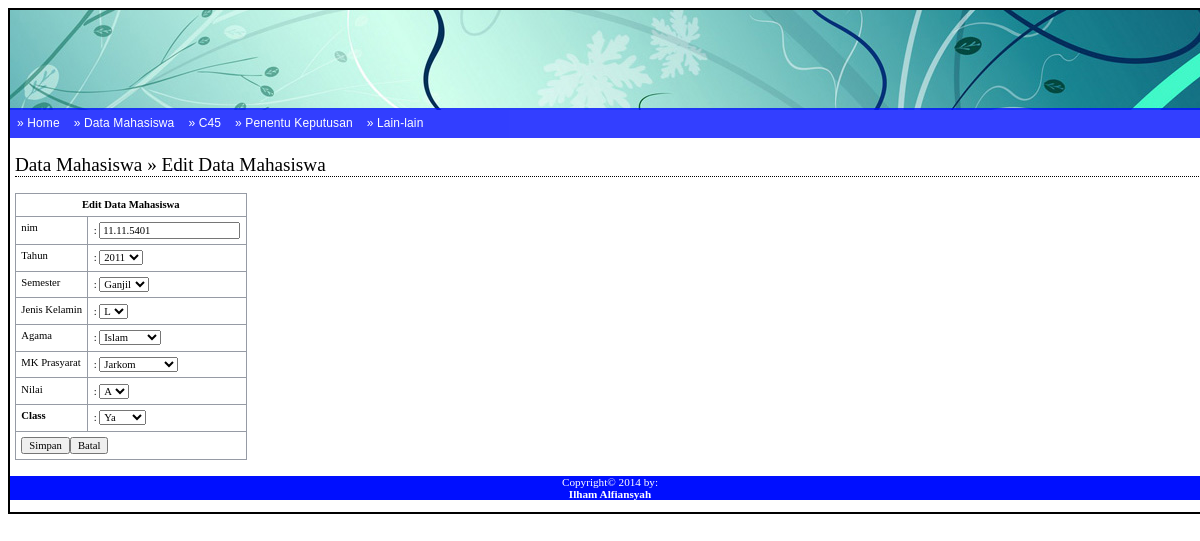
Page /admin/media.php?module=data_mahasiswa&act=edit_data_mahasiswa&id=2 on the committed database.
### tables this page shows
CREATE TABLE IF NOT EXISTS `data_mahasiswa` (
  `id` int(10) NOT NULL AUTO_INCREMENT,
  `nim` varchar(100) NOT NULL,
  `tahun` varchar(100) NOT NULL,
  `semester` varchar(100) NOT NULL,
  `jenis_kelamin` varchar(100) NOT NULL,
  `agama` varchar(100) NOT NULL,
  `mk_prasyarat` varchar(100) NOT NULL,
  `nilai` varchar(100) NOT NULL,
  `class` varchar(50) NOT NULL,
  PRIMARY KEY (`id`)
);

### admin/modul/form_edit_data_mahasiswa.php (the view, shortened to what this page needs)
<?php
$query = mysql_query("SELECT * FROM data_mahasiswa WHERE id='$_GET[id]'");
$data = mysql_fetch_array($query);
echo "<form method=POST action=./aksi.php?module=data_mahasiswa&act=update_data_mahasiswa>
      <input type=hidden name=id value=$data[id]>
      <table>
        <tr>
        <td colspan=2><b><center>Edit Data Mahasiswa</center></b></td>
        </tr>
        <tr>
        <td>nim</td>
        <td>:
            <input name='nim' value='$data[nim]' type='text'>
        </td>
        </tr>
        <tr>
        <td>Tahun</td>
        <td>:
            <select name='tahun' type='text'>
            <option value='$data[tahun]' selected='selected'>$data[tahun]</option>
            </select>
        </td>
        </tr>
        <tr>
        <td>Semester</td>
        <td>:
            <select name='semester' type='text'>
            <option value='$data[semester]' selected='selected'>$data[semester]</option>
            </select>
        </td>
        </tr>
        <tr>
        <td>Jenis Kelamin</td>
        <td>:
            <select name='jenis_kelamin' type='text'>
            <option value='$data[jenis_kelamin]' selected='selected'>$data[jenis_kelamin]</option>
            </select>
        </td>
        </tr>
        <tr>
        <td>Agama</td>
        <td>:
            <select name='agama' type='text'>
            <option value='$data[agama]' selected='selected'>$data[agama]</option>
            </select>
        </td>
        </tr>
        <tr>
        <td>MK Prasyarat</td>
        <td>:
            <select name='mk_prasyarat' type='text'>
            <option value='$data[mk_prasyarat]' selected='selected'>$data[mk_prasyarat]</option>
            </select>
        </td>
        </tr>
        <tr>
        <td>Nilai</td>
        <td>:
            <select name='nilai' type='text'>
            <option value='$data[nilai]' selected='selected'>$data[nilai]</option>
            </select>
        </td>
        </tr>
        <tr>
        <td><b>Class<b></td>
        <td>:
            <select name='class' type='text'>
            <option value='$data[class]' selected='selected'>$data[class]</option>
            </select>
        </td>
        </tr>
        <tr>
        <td colspan=2>
        <input type=submit value=Simpan><input type=button value=Batal onclick=self.history.back()>
        </td>
        </tr>
  </table>
  </form>";
?>

### config/adminstyle.css (style rules this page uses)
body { font-family: Tahoma; text-align: center; }
table { font-family: Tahoma; font-size: 8pt; border-width: 1px; border-style: solid; border-color: #999999; border-collapse: collapse; margin: 10px 0px; }
td { padding: 0.5em; vertical-align: top; border-width: 1px; border-style: solid; border-color: #969BA5; border-collapse: collapse; }
input,textarea,select { font-family: Tahoma; font-size: 8pt; }

### rows in the picture
data_mahasiswa: nim "11.11.5401", tahun "2011", semester "Ganjil", jenis_kelamin "L", agama "Islam", mk_prasyarat "Jarkom", nilai "A", class "Ya"
